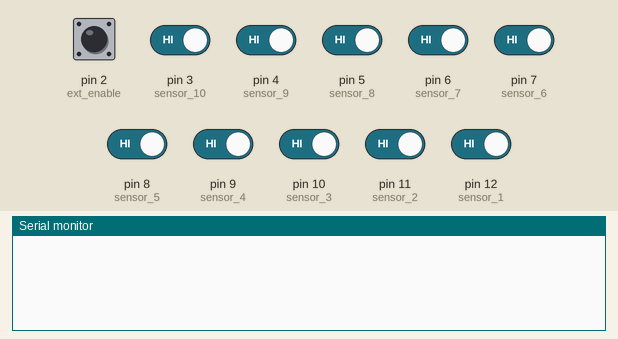
A sketch run on a simulated Arduino Nano, built with avr-gcc and run on an emulated ATmega328P. Parts: the last lines printed to the serial monitor. The test bench sets the inputs (shaded band); at power-on: pin 2 (ext_enable), pin 3 (sensor_10), pin 4 (sensor_9), pin 5 (sensor_8), pin 6 (sensor_7), pin 7 (sensor_6), pin 8 (sensor_5), pin 9 (sensor_4), pin 10 (sensor_3), pin 11 (sensor_2), pin 12 (sensor_1) HIGH.

Above: at 1.7 s.
1.8 s: pin 3 (sensor_10) driven LOW
At 2.7 s:
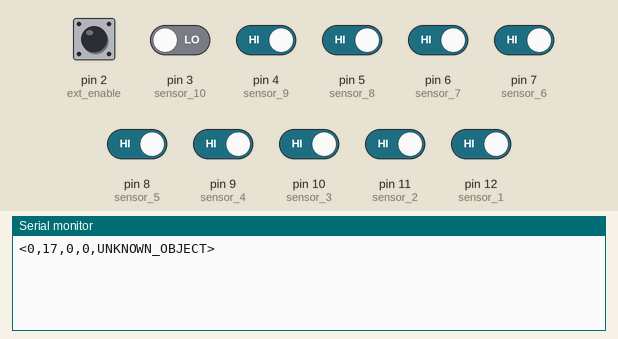
3.3 s: pin 12 (sensor_1) driven LOW
At 3.7 s:
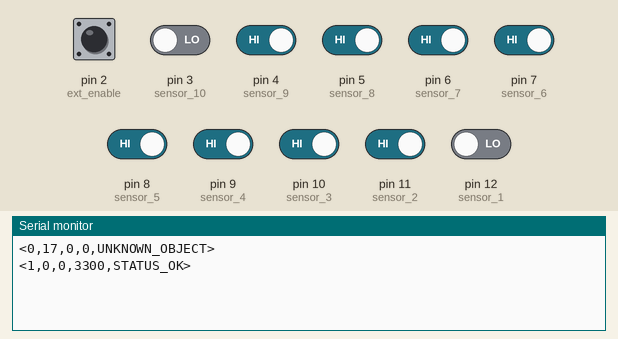
4.8 s: pin 3 (sensor_10) driven HIGH
At 6.0 s:
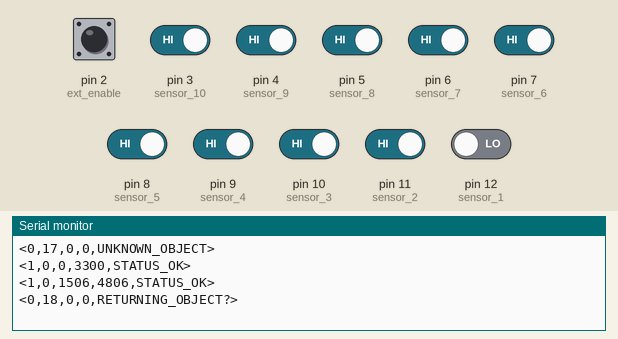
6.3 s: pin 4 (sensor_9) driven LOW
At 7.1 s:
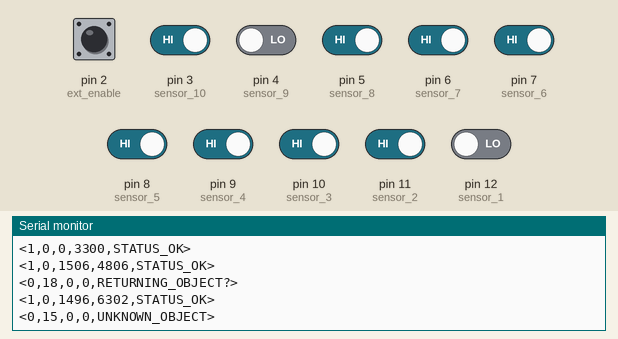
7.8 s: pin 5 (sensor_8) driven LOW
At 8.4 s:
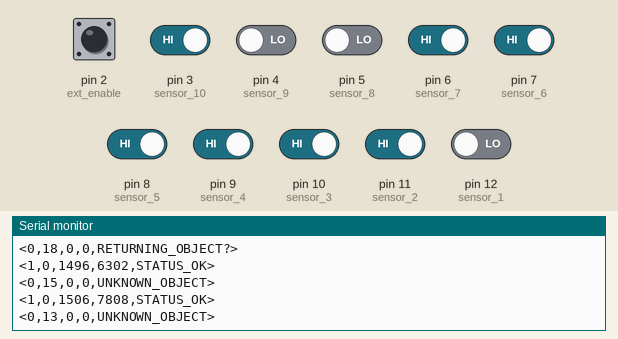
9.3 s: pin 6 (sensor_7) driven LOW
At 10.6 s:
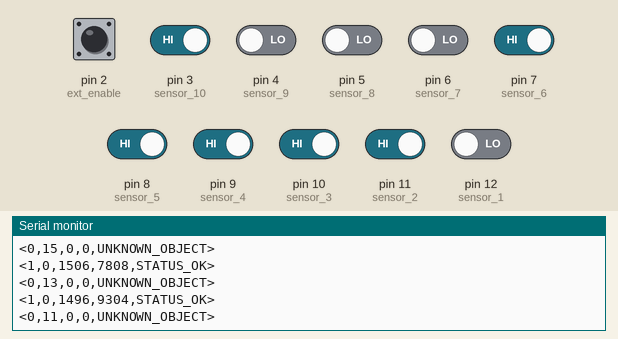
Timing chart, 0 to 11.8 s (numbered marks = the images above; inputs shaded):
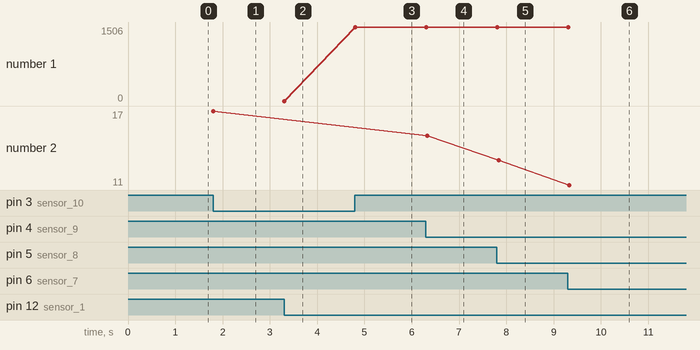

Measured:
- after the input at 1.8 s, the serial monitor: prints a new line at once (image 1)
- after the input at 3.3 s, the serial monitor: prints a new line at once (image 2)
- after the input at 4.8 s, the serial monitor: prints a new line at once (image 3)
- after the input at 6.3 s, the serial monitor: prints a new line at once (image 4)
- after the input at 7.8 s, the serial monitor: prints a new line at once (image 5)
- after the input at 9.3 s, the serial monitor: prints a new line at once (image 6)
- plotted number 1: 0 → 1506 after the input at 4.8 s, 1506 → 1496 after the input at 6.3 s
- plotted number 2: 17 → 15 after the input at 6.3 s, 15 → 13 after the input at 7.8 s, 13 → 11 after the input at 9.3 s

The sketch:

assembly_line_position_sensor.ino
```cpp
/*
*****************************************
Object detection and tracking sensor
Project OPINAU-FILLER-CV
*****************************************

created 7. 2020.

Sensor array consist of 10 proximity sensors WSR-04459 , digital output from sensors is conencted to D3-D12 pins

Aray is based on Arduino Nano microcontroller board (ATMEGA328P)

External 5V power supply is required for optimal operation (please use jumper for selecting microcontroller power source, external vs USB)

Sensor array is operating when HIGH state is read on D2 pin, which is usefull for synconisation when multiple arrays are present in order to prevent interferetions.
For continious use please place jumper in correct location (HIGH state on D2)

Sensor array tracks objects in 20 discrete locations [pos0-pos19], an reports over UART if any change is detected

Message type:
<object_number,object_position,timestamp,timer_last_change_,extra_string>

example:
<23,11,45000,1000,STATUS_OK>  for correct track
or
<24,9,47000,3000,STATUS_ERROR_OVERFLOW> for detected error in object tracking

Use TX and RX pin for seril communication (only TX is required)
System is only reporting when HIGH state is present on D2 (enable) pin
This should enable easy repogramming of microcontrller board and use of ingertated UART hardware (sofserial is not required)

Please consult provided documentation for more details:

*/


// defining sensor pins, please note reverse order (device only operates / tracks objects in one direction)
byte sensor_1= 12;
byte sensor_2= 11;
byte sensor_3= 10;
byte sensor_4= 9;
byte sensor_5= 8;
byte sensor_6= 7;
byte sensor_7= 6;
byte sensor_8= 5;
byte sensor_9= 4;
byte sensor_10= 3;

#define refresh_period 10 // please use refres time between 5 (200Hz) and 20 ms (50Hz), lower number may result in false readings

long refresh_timer=0; //for remembering time of last reading event

//definig external enable pin
byte ext_enable= 2; //for continious use place jumper on correct location
                    //for sync with another sensor array use provided input cable instead of jumper


byte sensor_enable= 13; //enable pin which controls power supply for sensors (MOSFET)

long bottle_counter=0; //object counter

byte status_sensor[10]={0,0,0,0,0,0,0,0,0,0};
byte last_status_sensor[10]={0,0,0,0,0,0,0,0,0,0};
long object_pos[20]={0,0,0,0,0,0,0,0,0,0,0,0,0,0,0,0,0,0,0,0};


//structure for tracking object present in array
struct Objects {
   byte  enable=0;  // object is enabled
   byte  error_descr=0;  // if error id detected
   byte  pos=0; //current object position
   long  obj_counter;  //current object counter
   long  time_last_change=0;  //time from last change
   long   time_current=0;  //current time millis()
};

 struct Objects object_array[20];  //reserve space for 20 object (max number in line)
 // please note that dynamc allocation is not used, due to RAM stability

 byte global_error_flag=0;
 byte global_warning_flag=0;
 byte global_warning_pos=0;

// setup rutine, run only once
void setup() {
  // initialize serial communication at 115200 bits per second, change if requred
  //Serial.begin(115200);
  Serial.begin(9600);
  Serial.flush();
  delay(10);

  digitalWrite(sensor_enable,LOW); //power off senosos (MOSFET)


  //define input signals , from porximity sensors
  pinMode(sensor_1, INPUT_PULLUP);
  pinMode(sensor_2, INPUT_PULLUP);
  pinMode(sensor_3, INPUT_PULLUP);
  pinMode(sensor_4, INPUT_PULLUP);
  pinMode(sensor_5, INPUT_PULLUP);
  pinMode(sensor_6, INPUT_PULLUP);
  pinMode(sensor_7, INPUT_PULLUP);
  pinMode(sensor_8, INPUT_PULLUP);
  pinMode(sensor_9, INPUT_PULLUP);
  pinMode(sensor_10, INPUT_PULLUP);

  pinMode(ext_enable, INPUT); //external enable pin

  //wait for enable HIGH signal before loop rutine
  while(digitalRead(ext_enable)==LOW)
  {
    ; //empty loop
  }

  // small/short delay before first operation
  delay(500);

  refresh_timer=millis();   ///for last reading event

}


//loop routine
void loop() {

   //check for external enable signal (pin2)
     while(digitalRead(ext_enable)==LOW)
  {
    digitalWrite(sensor_enable,LOW);
  }
  //set pin13 to high
  // this powers sensors over MOSFET and light onboard LED
  digitalWrite(sensor_enable,HIGH);

  while (millis()-refresh_timer<refresh_period)
    ; //empty loop, let it wait until refresh_period elapses
 refresh_timer=millis(); //store new timer


  // read the input signals, note the reverse logic!
  status_sensor[0] =  !digitalRead(sensor_1);
  status_sensor[1]  = !digitalRead(sensor_2);
  status_sensor[2]  = !digitalRead(sensor_3);
  status_sensor[3]  = !digitalRead(sensor_4);
  status_sensor[4]  = !digitalRead(sensor_5);
  status_sensor[5]  = !digitalRead(sensor_6);
  status_sensor[6]  = !digitalRead(sensor_7);
  status_sensor[7]  = !digitalRead(sensor_8);
  status_sensor[8]  = !digitalRead(sensor_9);
  status_sensor[9]  = !digitalRead(sensor_10);

  int flag_change=0; //check if there is any change in input signals!

  for (int i=0;i<=9;i++)
  {
    if (status_sensor[i]!=last_status_sensor[i])
    //Serial.println("change detected!");
    flag_change++;
  }
  /*please note that change detection is not based on interrupts!
   * Arduino nano has only 2 ext interrupt pins, while sensor array monitors 10 signals!
   * As loop is quite fast (few ms), and objects are not extremly fast, this should work fine!
   */

   //check if first sensor detect new object!
   if ((status_sensor[0]!=last_status_sensor[0])& (status_sensor[0]==1)) //first sensor detects change and HIGH state
    {
      bottle_counter++; //object counter (bottle)
      object_pos[0]=bottle_counter;  //placing current counter in array of possible positions

      byte object_placeholder_counter=0;  //find first object struture not use (enable==false)

      while ((object_array[object_placeholder_counter].enable!=0) && object_placeholder_counter<=20) //check if more than 20 objects tracked..
        {
        object_placeholder_counter++;
        }
        if (object_placeholder_counter<20) // if less than 20 objects
        //initialize (enable) new object, reset all
          {
          object_array[object_placeholder_counter].enable=1;
          object_array[object_placeholder_counter].obj_counter=bottle_counter;
          object_array[object_placeholder_counter].pos=0;
          object_array[object_placeholder_counter].time_current=millis();
          object_array[object_placeholder_counter].error_descr=0;
          }
          else
          //error! please disable production line, more than 20 object present!
          {
            global_error_flag=1;
            Serial.println("<0,0,0,0,CRITICAL_ERROR>");
          }
    }

   //track object change in production line
   for (int i=0;i<=9;i++)
   {
    if ((status_sensor[i]!=last_status_sensor[i])& (status_sensor[i]==0))
        {object_pos[i*2+1]=object_pos[i*2];
        object_pos[i*2]=0;
        if (object_pos[i*2+1]==0) //change detected in unusual pos
          global_warning_flag=1;//warinig, unknown object detected!
          global_warning_pos=i*2; //record warning pos
        }
   }

   for (int i=1;i<=9;i++)
   {
    if ((status_sensor[i]!=last_status_sensor[i])& (status_sensor[i]==1))
      {object_pos[i*2]=object_pos[i*2-1];
      object_pos[i*2-1]=0;
        if (object_pos[i*2]==0) //change detected in unusual pos
          global_warning_flag=1; //warinig, unknown object detected!
          global_warning_pos=i*2-1; //record warning pos
      }
   }

    //execute only if change is detected
    if (flag_change!=0)     //if flag_change counter is larger than 0, execute!
    {

      //update objects!
     for (int i=0;i<=19;i++) //all 20 objects
       {
            if (object_array[i].enable==1) //check if current object is enabled
            {
              for (int j=0;j<=19;j++) //inner loop
              {
                if (object_array[i].obj_counter==object_pos[j]) //object found (counter == number in object_pos array)
                      {
                        object_array[i].pos=j;  //update pos
                        object_array[i].time_last_change=millis()-object_array[i].time_current; //update last change timer
                        object_array[i].time_current=millis(); //update current time
                      }
              } //of for (int j=0;j<=19;j++)
          } //of if (object_array[i].enable==1)

    } // of for (int i=0;i<=19;i++)

    // note that object cannot be update past postion 19, last object hold pos19 until new one arrives


     //owerflow check, detect if more than one object in same postion (this is basically error!)
     for (int i=0;i<=19;i++) // for all 20 objects
     {
       for (int j=0;j<=19;j++)  // inner loop
       //check if more than one object exist in same pos
       if ((object_array[i].pos==object_array[j].pos) && (object_array[i].enable==1) && (object_array[j].enable==1) && (i!=j) && (object_array[i].pos<19))

         {//overflow detected!
          //kill object with lower counter!
          if (object_array[i].obj_counter<object_array[j].obj_counter)
            {
              object_array[i].enable=0; //disabling object
              object_array[j].error_descr=1;
            }
            else
             {
              object_array[j].enable=0; //disabling object
              object_array[i].error_descr=1;
            }
         }
     }

//kil /disable all object in pos 19, leave only one with highest .obj_counter
// this version keeps latest (freshest) object in pos 19, while disabling others

//     long top_lastpos_counter=0;
//     byte index_top_lastpos_counter=-1;
//
//     for (int i=0;i<=19;i++)  //search for latest counter, find index
//     {
//      if ((object_array[i].enable==1) && (object_array[i].obj_counter>top_lastpos_counter) && (object_array[i].pos==19) )
//      //check if this object has largest obj_counter
//        {
//          top_lastpos_counter=object_array[i].obj_counter;
//          index_top_lastpos_counter=i;
//        }
//     }
//     for (int i=0;i<=19;i++) //kill or disable all others
//     {
//      if ((object_array[i].enable==1) && (object_array[i].pos==19) && (i!=index_top_lastpos_counter) )
//        {
//          object_array[i].enable=0;  //disable object
//        }
//     }

     // repair global waring flag, if object returns one pos
     // during production line object can return a little, ad be detected in prevous pos
     if (global_warning_flag==1)
       {
        for (int i=0;i<=19;i++)
        {
          if ((object_array[i].enable==1) && (object_array[i].pos-2==global_warning_pos)  )  //check if returned one pos
          {
            object_array[i].pos=global_warning_pos+1;
            global_warning_flag=0;
          }

          if ((object_array[i].enable==1) && (object_array[i].pos==global_warning_pos)  ) //check if obj is back on track
          {
            object_array[i].pos=global_warning_pos+1;
            global_warning_flag=0;
          }

        }
       }  //(global_warning_flag==1)


//uncomment for debugging, array containing counter of object and position in sensor array
//     for (int i=0;i<=19;i++)
//       {
//        Serial.print(object_pos[i]);
//       Serial.print(",") ;
//        }
//     Serial.println("");

     //report over UART , all 20 objects
     for (int i=0;i<=19;i++)
     {
       if (object_array[i].enable==1) //report only enabled objects
         {
         Serial.print("<");
         Serial.print(object_array[i].obj_counter);
         Serial.print(",");
         Serial.print(object_array[i].pos);
         Serial.print(",");
         Serial.print(object_array[i].time_last_change);
         Serial.print(",");
         Serial.print(object_array[i].time_current);

         //report status, all other than STATUS_OK should stop production line!
         switch (object_array[i].error_descr)
          {
            case 0:
                  Serial.print(",STATUS_OK");
                  break;
            case 1:
                  Serial.print(",ERROR_OWERFLOW"); //object /bottle dropped this is most usual
                  break;
                  //add more type of error status if required
          }
         Serial.println(">");

         }
     }

     //disabling all object in pos 19 (this version do not keep lates object in pos19)
     for (int i=0;i<=19;i++)  //search for latest counter, find index
     {
      if ((object_array[i].enable==1) && (object_array[i].pos==19) ) //check if object is enabled, and in pos 19
        object_array[i].enable=0;  //disable object
     }

    //check for global warninig, if not repaired
    if (global_warning_flag==1)
      {
        Serial.print("<0,");
        Serial.print(global_warning_pos);  //write pos of global warning.
        if (global_warning_pos<=17) //possible object returning, ROS should take care of it
          Serial.println(",0,0,UNKNOWN_OBJECT>");
          else
          Serial.println(",0,0,RETURNING_OBJECT?>");

      }


    } // if (flag_change!=0)

    //if global error is detected
    if  (global_error_flag==1)  //more than 20 object in line
          Serial.println("<0,0,0,0,CRITICAL_ERROR>"); //this error should stop production line!


  //update last status on sensors (change detection)
  for (int i=0;i<=9;i++)
  {
    last_status_sensor[i]=status_sensor[i];
  }
    //reset global errors and warinigs!
    global_error_flag=0;
    global_warning_flag=0;

  delay(1);        //extra delay for stability
}
```
